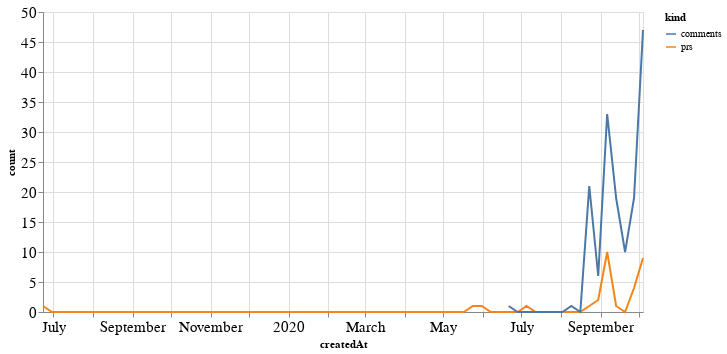

Notebook code cell kept with this figure:
### Code cell
alt.Chart(total_time, width=600).mark_line().encode(
    x='createdAt',
    y='count',
    color='kind'
)

### Figure 1 — Vega-Lite specification as saved in the notebook (floating-point values rounded to 4 significant figures; data arrays with more than 128 entries replaced by an {"elided": "..."} marker saying what was removed)
{"config": {"axisLeft": {"labelFontSize": 15}, "axisBottom": {"labelFontSize": 15}}, "data": {"name": "data-5bcae66c0763f656cd19433f86746e93"}, "mark": "line", "encoding": {"color": {"type": "nominal", "field": "kind"}, "x": {"type": "temporal", "field": "createdAt"}, "y": {"type": "quantitative", "field": "count"}}, "width": 600, "$schema": "https://vega.github.io/schema/vega-lite/v4.8.1.json", "datasets": {"data-5bcae66c0763f656cd19433f86746e93": {"elided": "136 records"}}}
